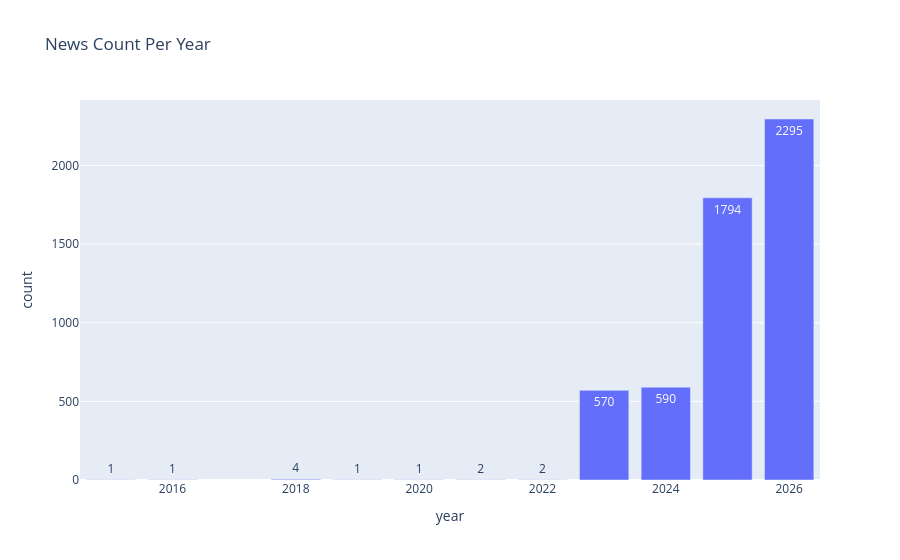
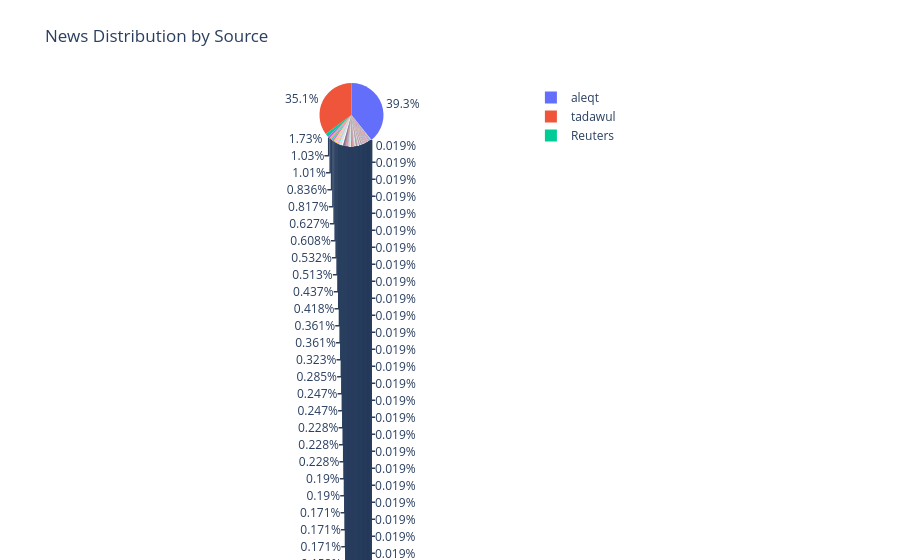
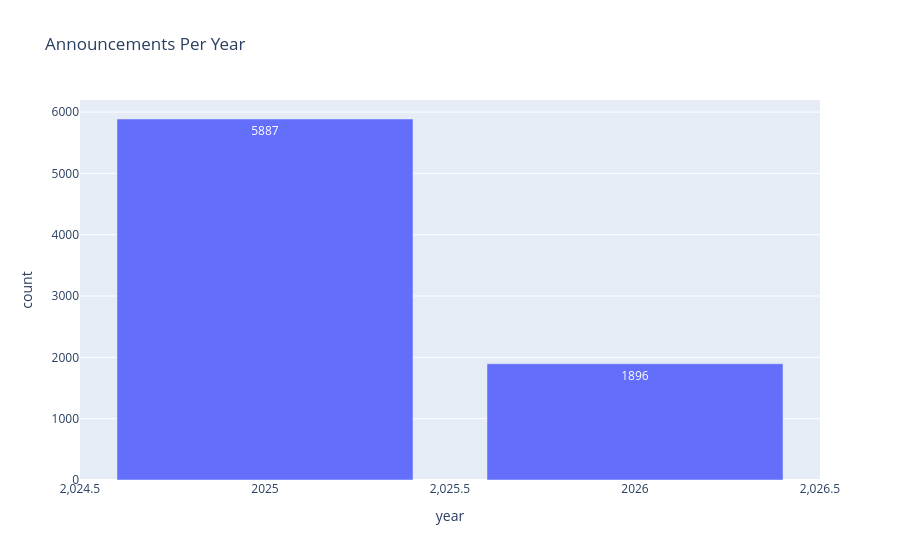

The notebook cell these images were saved under, in order:
### Markdown cell above
## overview

### Code cell
import psycopg2

conn = psycopg2.connect(
    dbname=os.getenv("DB_NAME"),
    user=os.getenv("DB_USER"),
    password=os.getenv("DB_PASSWORD"),
    host=os.getenv("DB_HOST"),
    port=os.getenv("DB_PORT"),
)

viz = DataVisualizer(conn)


viz.analyze_news()
viz.analyze_announcements()

conn.close()

### Figure 1 — Plotly figure (JSON) as saved in the notebook; plotly's stock layout.template omitted (floating-point values rounded to 4 significant figures)
{"data": [{"hovertemplate": "year=%{x}<br>count=%{y}<extra></extra>", "legendgroup": "", "marker": {"color": "#636efa", "pattern": {"shape": ""}}, "name": "", "orientation": "v", "showlegend": false, "textposition": "auto", "texttemplate": "%{y}", "type": "bar", "x": [2015, 2016, 2018, 2019, 2020, 2021, 2022, 2023, 2024, 2025, 2026], "xaxis": "x", "y": [1, 1, 4, 1, 1, 2, 2, 570, 590, 1794, 2295], "yaxis": "y"}], "layout": {"barmode": "relative", "legend": {"tracegroupgap": 0}, "title": {"text": "News Count Per Year"}, "xaxis": {"anchor": "y", "domain": [0, 1], "title": {"text": "year"}}, "yaxis": {"anchor": "x", "domain": [0, 1], "title": {"text": "count"}}}}

### Figure 2 — Plotly figure (JSON) as saved in the notebook; plotly's stock layout.template omitted (floating-point values rounded to 4 significant figures; data arrays with more than 128 entries replaced by an {"elided": "..."} marker saying what was removed)
{"data": [{"domain": {"x": [0, 1], "y": [0, 1]}, "hovertemplate": "source=%{label}<br>count=%{value}<extra></extra>", "labels": {"elided": "412 str values"}, "legendgroup": "", "name": "", "showlegend": true, "type": "pie", "values": {"elided": "412 int values"}}], "layout": {"legend": {"tracegroupgap": 0}, "title": {"text": "News Distribution by Source"}}}

### Figure 3 — Plotly figure (JSON) as saved in the notebook; plotly's stock layout.template omitted (floating-point values rounded to 4 significant figures)
{"data": [{"hovertemplate": "year=%{x}<br>count=%{y}<extra></extra>", "legendgroup": "", "marker": {"color": "#636efa", "pattern": {"shape": ""}}, "name": "", "orientation": "v", "showlegend": false, "textposition": "auto", "texttemplate": "%{y}", "type": "bar", "x": [2025, 2026], "xaxis": "x", "y": [5887, 1896], "yaxis": "y"}], "layout": {"barmode": "relative", "legend": {"tracegroupgap": 0}, "title": {"text": "Announcements Per Year"}, "xaxis": {"anchor": "y", "domain": [0, 1], "title": {"text": "year"}}, "yaxis": {"anchor": "x", "domain": [0, 1], "title": {"text": "count"}}}}
